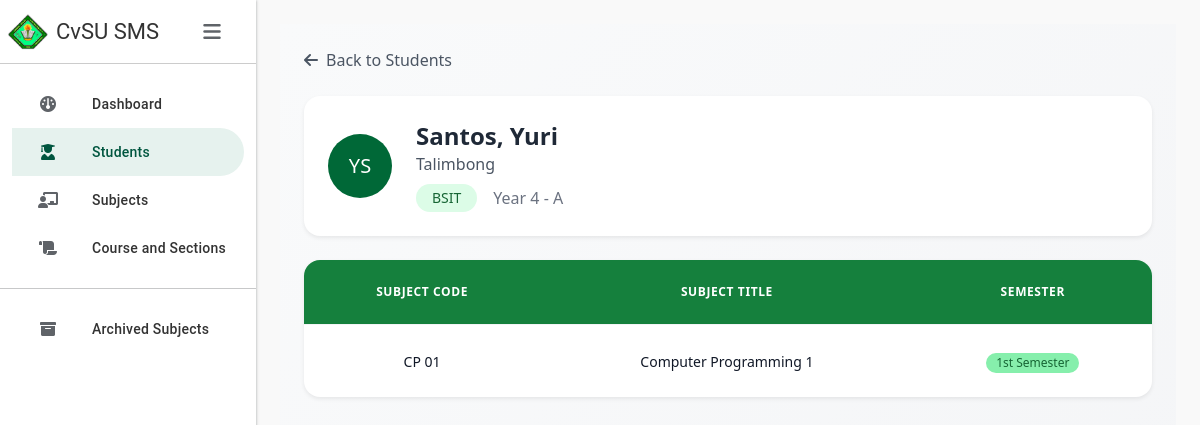
/students/2021606069/, run on the app's committed database.
### SMSapp/models.py (models this page shows, shortened)
class Student(models.Model):
    STATUS_CHOICES = [
        ('R', 'Regular'),
        ('I', 'Irregular')
    ]
    student_id = models.CharField(max_length=20, primary_key=True)
    last_name = models.CharField(max_length=50)
    first_name = models.CharField(max_length=50)
    middle_name = models.CharField(max_length=50, blank=True, null=True)
    course = models.ForeignKey(Course, on_delete=models.SET_NULL, null=True)
    year_level = models.PositiveSmallIntegerField()
    section = models.CharField(max_length=20)
    date_added = models.DateTimeField(auto_now_add=True)
    status = models.CharField(max_length=1, choices=STATUS_CHOICES, default='R')
    objects = StudentManager()

class Course(models.Model):
    course_abv = models.CharField(max_length=10, primary_key=True)
    course_name = models.CharField(max_length=100)

class StudentSubjectEnrollment(models.Model):
    student = models.ForeignKey(Student, on_delete=models.CASCADE)
    subject = models.ForeignKey(Subject, on_delete=models.CASCADE)

class Subject(models.Model):
    SEMESTER_CHOICES = [
        (1, '1st Semester'),
        (2, '2nd Semester'),
        (3, 'Summer'),
    ]
    subject_code = models.CharField(max_length=20, primary_key=True)
    subject_title = models.CharField(max_length=100)
    course = models.ForeignKey(Course, on_delete=models.CASCADE, null=True, blank=True)  # Make course optional
    school_year = models.CharField(max_length=20)
    semester = models.PositiveSmallIntegerField(choices=SEMESTER_CHOICES)
    year_level = models.PositiveSmallIntegerField()
    section = models.CharField(max_length=20)
    archive = models.BooleanField(default=False)
    archived = models.BooleanField(default=False)
    is_active = models.BooleanField(default=True)
    archived_date = models.DateTimeField(null=True, blank=True)
    class Meta:
        ordering = ['subject_code']

### SMSapp/views.py (the view)
# urls.py: path('students/<str:student_id>/', views.student_info, name='student_info'),  # Add this line
def student_info(request, student_id):
    student = get_object_or_404(Student, student_id=student_id)
    enrollments = StudentSubjectEnrollment.objects.filter(student=student).select_related('subject')
    context = {
        'student': student,
        'enrollments': enrollments,
    }
    return render(request, 'studentinfo.html', context)

### SMSapp/templates/studentinfo.html
{% extends 'base.html' %}
{% load static %}
{% block content %}
<div class="p-6 bg-gradient-to-br from-gray-50 to-gray-100 min-h-screen">
    <div class="mb-6">
        <a href="{% url 'students' %}" class="text-gray-600 hover:text-gray-800 flex items-center gap-2">
            <i class="fas fa-arrow-left"></i>
            <span>Back to Students</span>
        </a>
    </div>
    <div class="bg-white rounded-2xl shadow-sm p-6 mb-6">
        <div class="flex items-center gap-4">
            <div class="h-16 w-16 rounded-full bg-[#006837] flex items-center justify-center text-white text-xl font-medium">
                {{ student.first_name|slice:":1" }}{{ student.last_name|slice:":1" }}
            </div>
            <div>
                <h2 class="text-2xl font-bold text-gray-800">{{ student.last_name }}, {{ student.first_name }}</h2>
                <p class="text-gray-600">{% if student.middle_name %}{{ student.middle_name }}{% endif %}</p>
                <div class="mt-2 flex items-center gap-3">
                    <span class="inline-flex items-center px-3 py-1 rounded-full text-sm font-medium bg-green-100 text-green-800">
                        {{ student.course.course_abv }}
                    </span>
                    <span class="text-gray-500">Year {{ student.year_level }} - {{ student.section }}</span>
                </div>
            </div>
        </div>
    </div>
    <div class="bg-white rounded-2xl shadow-sm overflow-hidden">
        <table class="w-full">
            <thead class="bg-green-700 border-b border-gray-100">
                <tr>
                    <th class="px-6 py-4 text-center text-xs font-bold text-white uppercase tracking-wider">Subject Code</th>
                    <th class="px-6 py-4 text-center text-xs font-bold text-white uppercase tracking-wider">Subject Title</th>
                    <th class="px-6 py-4 text-center text-xs font-bold text-white uppercase tracking-wider">Semester</th>
                </tr>
            </thead>
            <tbody class="divide-y divide-gray-100">
                {% for enrollment in enrollments %}
                <tr class="hover:bg-green-100 transition-colors cursor-pointer"
                    onclick="window.location.href='{% url 'student_subject_info' student.student_id enrollment.subject.subject_code %}'">
                    <td class="px-6 py-4 whitespace-nowrap text-center">
                        <span class="text-sm font-medium text-gray-900">{{ enrollment.subject.subject_code }}</span>
                    </td>
                    <td class="px-6 py-4 whitespace-nowrap text-center">
                        <span class="text-sm text-gray-900">{{ enrollment.subject.subject_title }}</span>
                    </td>
                    <td class="px-6 py-4 whitespace-nowrap text-center">
                        <span class="inline-flex items-center justify-center px-2.5 py-0.5 rounded-full text-xs font-medium bg-green-300 text-green-800">
                            {{ enrollment.subject.get_semester_display }}
                        </span>
                    </td>
                </tr>
                {% empty %}
                <tr>
                    <td colspan="3" class="px-6 py-8 text-center text-gray-500">
                        No subjects enrolled
                    </td>
                </tr>
                {% endfor %}
            </tbody>
        </table>
    </div>
</div>
{% endblock %}

### SMSapp/templates/base.html (style rules this page uses)
:root { --gc-primary: #00563F; --gc-secondary: #E6F2EE; --gc-text: #333333; --gc-border: #CCCCCC; --gc-hover: #F5F9F7; --sidebar-width: 256px; --sidebar-collapsed-width: 72px; }
body { background-color: #f9f9f9; overflow-x: hidden; }

### data on the page
Student: first_name "Y", last_name "S", last_name "Santos", first_name "Yuri", middle_name "Talimbong", course.course_abv "BSIT", year_level "4", section "A"
StudentSubjectEnrollment: subject.subject_code "CP 01", subject.subject_title "Computer Programming 1", subject.semester "1st Semester"
